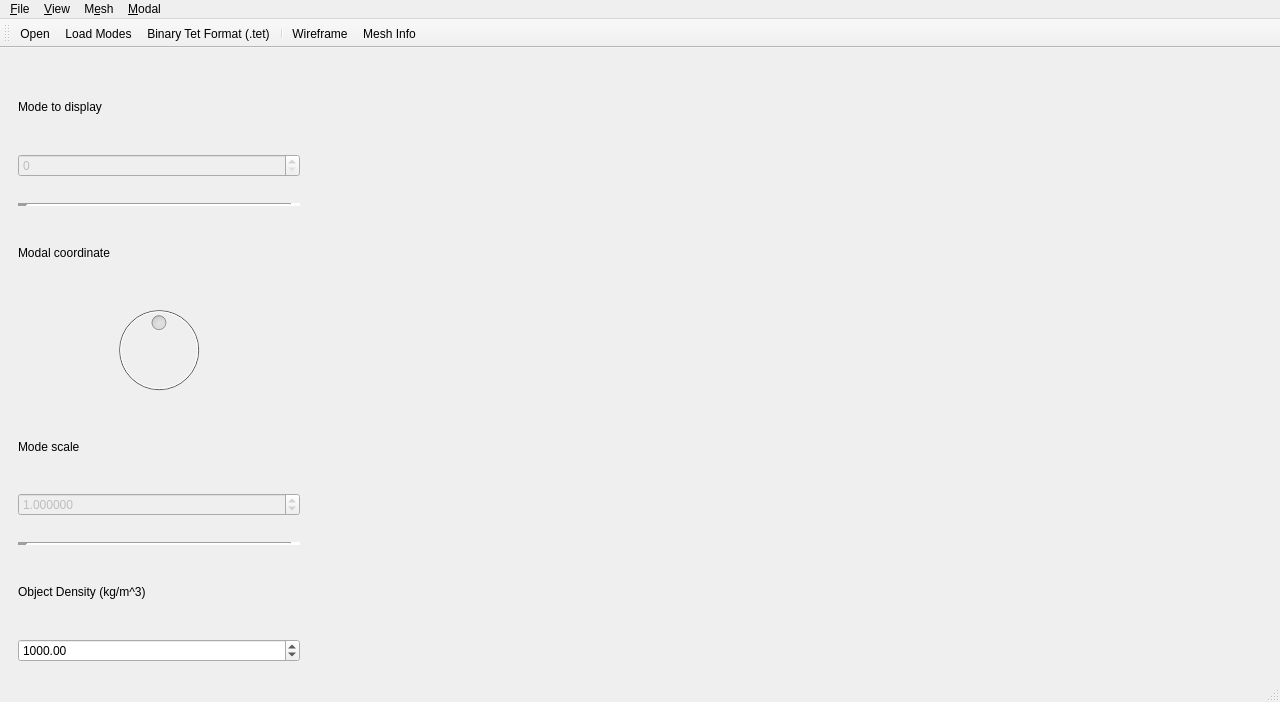
<?xml version="1.0" encoding="UTF-8"?>
<ui version="4.0">
 <class>TetViewerFrame</class>
 <widget class="QMainWindow" name="TetViewerFrame">
  <property name="geometry">
   <rect>
    <x>0</x>
    <y>0</y>
    <width>1280</width>
    <height>702</height>
   </rect>
  </property>
  <property name="windowTitle">
   <string>Tetrahedron Viewer</string>
  </property>
  <property name="windowIcon">
   <iconset resource="images.qrc">
    <normaloff>:/images/obb.png</normaloff>:/images/obb.png</iconset>
  </property>
  <widget class="QWidget" name="centralwidget">
   <layout class="QHBoxLayout" name="horizontalLayout">
    <property name="sizeConstraint">
     <enum>QLayout::SetMinAndMaxSize</enum>
    </property>
    <item>
     <widget class="QWidget" name="buttonContainer" native="true">
      <property name="enabled">
       <bool>true</bool>
      </property>
      <property name="sizePolicy">
       <sizepolicy hsizetype="Preferred" vsizetype="Preferred">
        <horstretch>0</horstretch>
        <verstretch>0</verstretch>
       </sizepolicy>
      </property>
      <property name="minimumSize">
       <size>
        <width>300</width>
        <height>0</height>
       </size>
      </property>
      <property name="maximumSize">
       <size>
        <width>300</width>
        <height>16777215</height>
       </size>
      </property>
      <property name="baseSize">
       <size>
        <width>300</width>
        <height>597</height>
       </size>
      </property>
      <layout class="QVBoxLayout" name="verticalLayout">
       <property name="sizeConstraint">
        <enum>QLayout::SetMinAndMaxSize</enum>
       </property>
       <item>
        <widget class="QLabel" name="modeIndexLabel">
         <property name="enabled">
          <bool>true</bool>
         </property>
         <property name="text">
          <string>Mode to display</string>
         </property>
        </widget>
       </item>
       <item>
        <widget class="QSpinBox" name="modeIndex">
         <property name="enabled">
          <bool>false</bool>
         </property>
        </widget>
       </item>
       <item>
        <spacer name="horizontalSpacer">
         <property name="orientation">
          <enum>Qt::Horizontal</enum>
         </property>
         <property name="sizeHint" stdset="0">
          <size>
           <width>40</width>
           <height>20</height>
          </size>
         </property>
        </spacer>
       </item>
       <item>
        <widget class="Line" name="line">
         <property name="lineWidth">
          <number>10</number>
         </property>
         <property name="orientation">
          <enum>Qt::Horizontal</enum>
         </property>
        </widget>
       </item>
       <item>
        <widget class="QLabel" name="modeCoordinateLabel">
         <property name="text">
          <string>Modal coordinate</string>
         </property>
         <property name="textFormat">
          <enum>Qt::AutoText</enum>
         </property>
        </widget>
       </item>
       <item>
        <widget class="QDial" name="modalCoordinate">
         <property name="enabled">
          <bool>false</bool>
         </property>
         <property name="minimum">
          <number>-100</number>
         </property>
         <property name="maximum">
          <number>100</number>
         </property>
        </widget>
       </item>
       <item>
        <widget class="QLabel" name="modeScaleLabel">
         <property name="text">
          <string>Mode scale</string>
         </property>
        </widget>
       </item>
       <item>
        <widget class="QDoubleSpinBox" name="modeScale">
         <property name="enabled">
          <bool>false</bool>
         </property>
         <property name="decimals">
          <number>6</number>
         </property>
         <property name="maximum">
          <double>1000.000000000000000</double>
         </property>
         <property name="singleStep">
          <double>0.100000000000000</double>
         </property>
         <property name="value">
          <double>1.000000000000000</double>
         </property>
        </widget>
       </item>
       <item>
        <spacer name="horizontalSpacer_2">
         <property name="orientation">
          <enum>Qt::Horizontal</enum>
         </property>
         <property name="sizeHint" stdset="0">
          <size>
           <width>40</width>
           <height>20</height>
          </size>
         </property>
        </spacer>
       </item>
       <item>
        <widget class="Line" name="line_2">
         <property name="lineWidth">
          <number>10</number>
         </property>
         <property name="orientation">
          <enum>Qt::Horizontal</enum>
         </property>
        </widget>
       </item>
       <item>
        <widget class="QLabel" name="objectDensityLabel">
         <property name="text">
          <string>Object Density (kg/m^3)</string>
         </property>
        </widget>
       </item>
       <item>
        <widget class="QDoubleSpinBox" name="objectDensity">
         <property name="maximum">
          <double>20000.000000000000000</double>
         </property>
         <property name="value">
          <double>1000.000000000000000</double>
         </property>
        </widget>
       </item>
      </layout>
     </widget>
    </item>
    <item>
     <widget class="TetViewerCanvas" name="canvas" native="true">
      <property name="minimumSize">
       <size>
        <width>956</width>
        <height>0</height>
       </size>
      </property>
     </widget>
    </item>
   </layout>
  </widget>
  <widget class="QMenuBar" name="menubar">
   <property name="geometry">
    <rect>
     <x>0</x>
     <y>0</y>
     <width>1280</width>
     <height>25</height>
    </rect>
   </property>
   <widget class="QMenu" name="menuFile">
    <property name="title">
     <string>&amp;File</string>
    </property>
    <widget class="QMenu" name="menuExport">
     <property name="title">
      <string>Export</string>
     </property>
     <addaction name="actionBinaryTetFormat"/>
     <addaction name="actionTextTetFormat"/>
     <addaction name="actionAbaqusTetFormat"/>
    </widget>
    <addaction name="actionOpen"/>
    <addaction name="menuExport"/>
   </widget>
   <widget class="QMenu" name="menuModal">
    <property name="title">
     <string>&amp;Modal</string>
    </property>
    <addaction name="separator"/>
    <addaction name="actionLoadModes"/>
    <addaction name="actionModeShapes"/>
   </widget>
   <widget class="QMenu" name="menuView">
    <property name="title">
     <string>&amp;View</string>
    </property>
    <addaction name="actionWireframe"/>
    <addaction name="separator"/>
    <addaction name="actionMeshInfo"/>
   </widget>
   <widget class="QMenu" name="menuMesh">
    <property name="title">
     <string>M&amp;esh</string>
    </property>
    <addaction name="actionCheckUselessVertex"/>
   </widget>
   <addaction name="menuFile"/>
   <addaction name="menuView"/>
   <addaction name="menuMesh"/>
   <addaction name="menuModal"/>
  </widget>
  <widget class="QStatusBar" name="statusbar"/>
  <widget class="QToolBar" name="toolBar">
   <property name="windowTitle">
    <string>toolBar</string>
   </property>
   <attribute name="toolBarArea">
    <enum>TopToolBarArea</enum>
   </attribute>
   <attribute name="toolBarBreak">
    <bool>false</bool>
   </attribute>
   <addaction name="actionOpen"/>
   <addaction name="actionLoadModes"/>
   <addaction name="actionBinaryTetFormat"/>
   <addaction name="separator"/>
   <addaction name="actionWireframe"/>
   <addaction name="actionMeshInfo"/>
  </widget>
  <action name="actionOpen">
   <property name="icon">
    <iconset resource="images.qrc">
     <normaloff>:/images/load.png</normaloff>:/images/load.png</iconset>
   </property>
   <property name="text">
    <string>&amp;Open</string>
   </property>
  </action>
  <action name="actionModeShapes">
   <property name="text">
    <string>Mode Shapes</string>
   </property>
  </action>
  <action name="actionLoadModes">
   <property name="icon">
    <iconset resource="images.qrc">
     <normaloff>:/images/load_frac.png</normaloff>:/images/load_frac.png</iconset>
   </property>
   <property name="text">
    <string>Load Modes</string>
   </property>
  </action>
  <action name="actionWireframe">
   <property name="checkable">
    <bool>true</bool>
   </property>
   <property name="icon">
    <iconset resource="images.qrc">
     <normaloff>:/images/wireframe.png</normaloff>:/images/wireframe.png</iconset>
   </property>
   <property name="text">
    <string>&amp;Wireframe</string>
   </property>
  </action>
  <action name="actionBinaryTetFormat">
   <property name="icon">
    <iconset resource="images.qrc">
     <normaloff>:/images/binary.png</normaloff>:/images/binary.png</iconset>
   </property>
   <property name="text">
    <string>Binary Tet Format (.tet)</string>
   </property>
  </action>
  <action name="actionTextTetFormat">
   <property name="text">
    <string>Text Tet Format (.node/.ele)</string>
   </property>
  </action>
  <action name="actionMeshInfo">
   <property name="checkable">
    <bool>true</bool>
   </property>
   <property name="icon">
    <iconset resource="images.qrc">
     <normaloff>:/images/info.png</normaloff>:/images/info.png</iconset>
   </property>
   <property name="text">
    <string>&amp;Mesh Info</string>
   </property>
  </action>
  <action name="actionCheckUselessVertex">
   <property name="text">
    <string>Check Useless Vertex</string>
   </property>
  </action>
  <action name="actionAbaqusTetFormat">
   <property name="text">
    <string>Abaqus Tet Format (.aba)</string>
   </property>
  </action>
 </widget>
 <customwidgets>
  <customwidget>
   <class>TetViewerCanvas</class>
   <extends></extends>
   <header>tools/tetviewer/TetViewerCanvas.h</header>
  </customwidget>
 </customwidgets>
 <resources>
  <include location="images.qrc"/>
 </resources>
 <connections/>
</ui>
